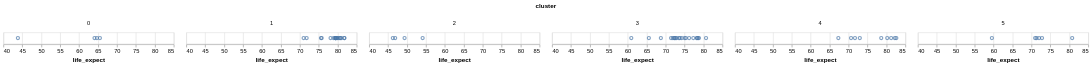

The code cell stored with this chart in its notebook:
### Markdown cell above
#### Position auf einer nicht ausgerichteten Skala

Mittels `Column` können die Werte einer Eigenschaften in mehrere quantitative Achsen aufgeteilt werden, hier auf Basis der Eigenschaft `cluster`:

### Code cell
alt.Chart(data2005).mark_point().encode(
    alt.X('life_expect:Q', scale=alt.Scale(zero=False)),
    alt.Column('cluster:O')
)

### Figure 1 — Vega-Lite specification as saved in the notebook (floating-point values rounded to 4 significant figures)
{"config": {"view": {"continuousWidth": 300, "continuousHeight": 300}}, "data": {"name": "data-5d02da2a3d902aa56b0187487b2504b4"}, "mark": {"type": "point"}, "encoding": {"column": {"field": "cluster", "type": "ordinal"}, "x": {"field": "life_expect", "scale": {"zero": false}, "type": "quantitative"}}, "$schema": "https://vega.github.io/schema/vega-lite/v6.4.1.json", "datasets": {"data-5d02da2a3d902aa56b0187487b2504b4": [{"year": 2005, "country": "Afghanistan", "cluster": 0, "pop": 29928987, "life_expect": 43.83, "fertility": 7.069}, {"year": 2005, "country": "Argentina", "cluster": 3, "pop": 39537943, "life_expect": 75.32, "fertility": 2.254}, {"year": 2005, "country": "Aruba", "cluster": 3, "pop": 71566, "life_expect": 74.24, "fertility": 2.04}, {"year": 2005, "country": "Australia", "cluster": 4, "pop": 20090437, "life_expect": 81.23, "fertility": 1.788}, {"year": 2005, "country": "Austria", "cluster": 1, "pop": 8184691, "life_expect": 79.83, "fertility": 1.42}, {"year": 2005, "country": "Bahamas", "cluster": 3, "pop": 301790, "life_expect": 73.5, "fertility": 2.022}, {"year": 2005, "country": "Bangladesh", "cluster": 0, "pop": 144319628, "life_expect": 64.06, "fertility": 2.826}, {"year": 2005, "country": "Barbados", "cluster": 3, "pop": 278870, "life_expect": 77.3, "fertility": 1.5}, {"year": 2005, "country": "Belgium", "cluster": 1, "pop": 10364388, "life_expect": 79.44, "fertility": 1.646}, {"year": 2005, "country": "Bolivia", "cluster": 3, "pop": 8857870, "life_expect": 65.55, "fertility": 3.5}, {"year": 2005, "country": "Brazil", "cluster": 3, "pop": 186112794, "life_expect": 72.39, "fertility": 2.245}, {"year": 2005, "country": "Canada", "cluster": 3, "pop": 32805041, "life_expect": 80.65, "fertility": 1.527}, {"year": 2005, "country": "Chile", "cluster": 3, "pop": 15980912, "life_expect": 78.55, "fertility": 1.944}, {"year": 2005, "country": "China", "cluster": 4, "pop": 1303182268, "life_expect": 72.96, "fertility": 1.725}, {"year": 2005, "country": "Colombia", "cluster": 3, "pop": 42954279, "life_expect": 72.89, "fertility": 2.22}, {"year": 2005, "country": "Costa Rica", "cluster": 3, "pop": 4016173, "life_expect": 78.78, "fertility": 2.099}, {"year": 2005, "country": "Croatia", "cluster": 1, "pop": 4495904, "life_expect": 75.75, "fertility": 1.346}, {"year": 2005, "country": "Cuba", "cluster": 3, "pop": 11346670, "life_expect": 78.27, "fertility": 1.49}, {"year": 2005, "country": "Dominican Republic", "cluster": 3, "pop": 9049595, "life_expect": 72.23, "fertility": 2.81}, {"year": 2005, "country": "Ecuador", "cluster": 3, "pop": 13363593, "life_expect": 74.99, "fertility": 2.578}, {"year": 2005, "country": "Egypt", "cluster": 5, "pop": 77505756, "life_expect": 71.34, "fertility": 2.891}, {"year": 2005, "country": "El Salvador", "cluster": 3, "pop": 6704932, "life_expect": 71.88, "fertility": 2.683}, {"year": 2005, "country": "Finland", "cluster": 1, "pop": 5223442, "life_expect": 79.31, "fertility": 1.825}, {"year": 2005, "country": "France", "cluster": 1, "pop": 60656178, "life_expect": 80.66, "fertility": 1.892}, {"year": 2005, "country": "Georgia", "cluster": 1, "pop": 4677401, "life_expect": 70.99, "fertility": 1.407}, {"year": 2005, "country": "Germany", "cluster": 1, "pop": 82431390, "life_expect": 79.41, "fertility": 1.36}, {"year": 2005, "country": "Greece", "cluster": 1, "pop": 10668354, "life_expect": 79.48, "fertility": 1.325}, {"year": 2005, "country": "Grenada", "cluster": 3, "pop": 89502, "life_expect": 68.72, "fertility": 2.302}, {"year": 2005, "country": "Haiti", "cluster": 3, "pop": 8121622, "life_expect": 60.92, "fertility": 3.545}, {"year": 2005, "country": "Hong Kong", "cluster": 4, "pop": 6898686, "life_expect": 82.21, "fertility": 0.966}, {"year": 2005, "country": "Iceland", "cluster": 1, "pop": 296737, "life_expect": 81.76, "fertility": 2.052}, {"year": 2005, "country": "India", "cluster": 0, "pop": 1080264388, "life_expect": 64.7, "fertility": 2.807}, {"year": 2005, "country": "Indonesia", "cluster": 4, "pop": 218465000, "life_expect": 70.65, "fertility": 2.182}, {"year": 2005, "country": "Iran", "cluster": 5, "pop": 68017860, "life_expect": 70.96, "fertility": 2.04}, {"year": 2005, "country": "Iraq", "cluster": 5, "pop": 26074906, "life_expect": 59.55, "fertility": 4.264}, {"year": 2005, "country": "Ireland", "cluster": 1, "pop": 4015676, "life_expect": 78.89, "fertility": 1.964}, {"year": 2005, "country": "Israel", "cluster": 5, "pop": 6276883, "life_expect": 80.75, "fertility": 2.75}, {"year": 2005, "country": "Italy", "cluster": 1, "pop": 58103033, "life_expect": 80.55, "fertility": 1.379}, {"year": 2005, "country": "Jamaica", "cluster": 3, "pop": 2735520, "life_expect": 72.57, "fertility": 2.429}, {"year": 2005, "country": "Japan", "cluster": 4, "pop": 127417244, "life_expect": 82.6, "fertility": 1.27}, {"year": 2005, "country": "Kenya", "cluster": 2, "pop": 33829590, "life_expect": 54.11, "fertility": 4.959}, {"year": 2005, "country": "South Korea", "cluster": 4, "pop": 22912177, "life_expect": 67.3, "fertility": 1.85}, {"year": 2005, "country": "North Korea", "cluster": 4, "pop": 48640671, "life_expect": 78.62, "fertility": 1.21}, {"year": 2005, "country": "Lebanon", "cluster": 5, "pop": 3826018, "life_expect": 71.99, "fertility": 2.209}, {"year": 2005, "country": "Mexico", "cluster": 3, "pop": 106202903, "life_expect": 76.19, "fertility": 2.211}, {"year": 2005, "country": "Netherlands", "cluster": 1, "pop": 16407491, "life_expect": 79.76, "fertility": 1.721}, {"year": 2005, "country": "New Zealand", "cluster": 4, "pop": 4035461, "life_expect": 80.2, "fertility": 1.994}, {"year": 2005, "country": "Nigeria", "cluster": 2, "pop": 128765768, "life_expect": 46.86, "fertility": 5.322}, {"year": 2005, "country": "Norway", "cluster": 1, "pop": 4593041, "life_expect": 80.2, "fertility": 1.848}, {"year": 2005, "country": "Pakistan", "cluster": 0, "pop": 162419946, "life_expect": 65.48, "fertility": 3.521}, {"year": 2005, "country": "Peru", "cluster": 3, "pop": 27925628, "life_expect": 71.42, "fertility": 2.506}, {"year": 2005, "country": "Philippines", "cluster": 4, "pop": 87857473, "life_expect": 71.69, "fertility": 3.233}, {"year": 2005, "country": "Poland", "cluster": 1, "pop": 38557984, "life_expect": 75.56, "fertility": 1.227}, {"year": 2005, "country": "Portugal", "cluster": 1, "pop": 10566212, "life_expect": 78.1, "fertility": 1.455}, {"year": 2005, "country": "Rwanda", "cluster": 2, "pop": 8440820, "life_expect": 46.24, "fertility": 5.917}, {"year": 2005, "country": "Saudi Arabia", "cluster": 5, "pop": 26417599, "life_expect": 72.78, "fertility": 3.352}, {"year": 2005, "country": "South Africa", "cluster": 2, "pop": 44344136, "life_expect": 49.34, "fertility": 2.637}, {"year": 2005, "country": "Spain", "cluster": 1, "pop": 40341462, "life_expect": 80.94, "fertility": 1.409}, {"year": 2005, "country": "Switzerland", "cluster": 1, "pop": 7489370, "life_expect": 81.7, "fertility": 1.42}, {"year": 2005, "country": "Turkey", "cluster": 1, "pop": 69660559, "life_expect": 71.78, "fertility": 2.143}, {"year": 2005, "country": "United Kingdom", "cluster": 1, "pop": 60441457, "life_expect": 79.42, "fertility": 1.815}, {"year": 2005, "country": "United States", "cluster": 3, "pop": 295734134, "life_expect": 78.24, "fertility": 2.054}, {"year": 2005, "country": "Venezuela", "cluster": 3, "pop": 25375281, "life_expect": 73.75, "fertility": 2.547}]}}
